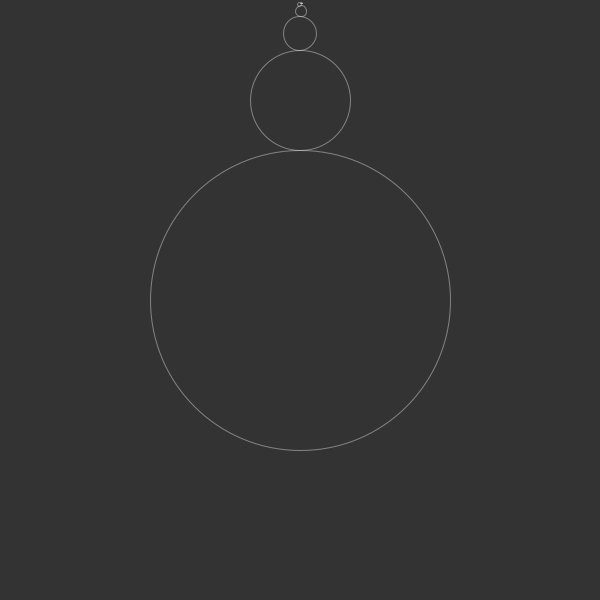
Frame 1 (no input)
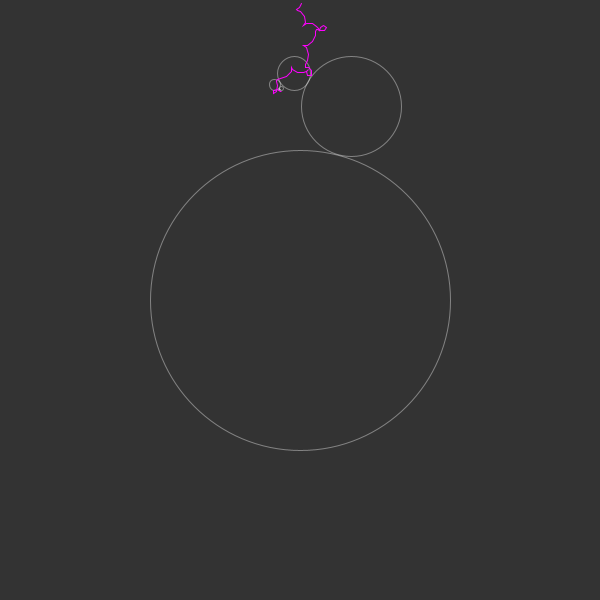
Frame 60 (the mouse pressed at the canvas centre just before this capture)
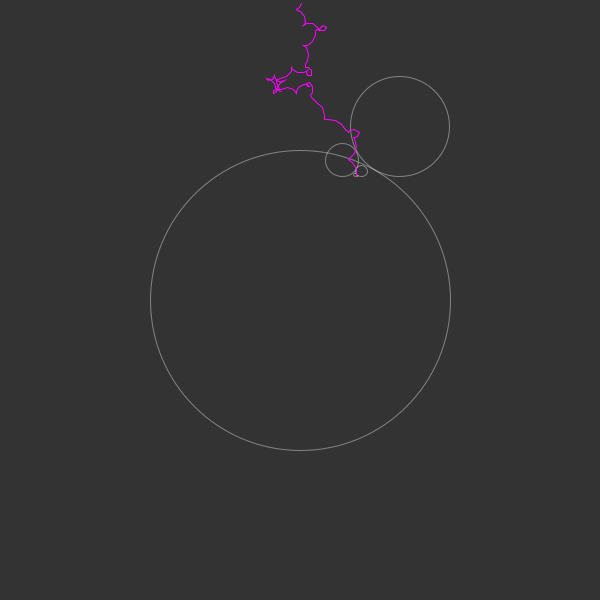
Frame 120 (the mouse held since frame 60 and released just before this capture)

The Processing sketch that drew these frames (run headless with seeded random() and noise(); from frame 60 on, the mouse is pressed at the canvas centre):

// Processing sketch: fractal_spirograph
// ── fractal_spirograph.pde
float theta = -PI/2;
ArrayList<PVector> path;
Orbit orbit;
Orbit end;
int resolution = 4;

void setup() {
  size(600, 600);
  path = new ArrayList<PVector>();
  orbit = new Orbit(300, 300, 150, 0);
  
  Orbit next = orbit;
  for(int i = 0; i < 22; i++) {
    next = next.addChild();
  }
  end = next;
}

void draw() {
  background(51);

  Orbit current = orbit;
  while (current != null) {
    current.update();
    current.show();
    current = current.child;
  }
  
  //end = current;
  path.add(new PVector(end.x, end.y));
  
  beginShape();
  for (PVector pos : path) {
    stroke(255, 0, 255);
    vertex(pos.x, pos.y);
  }
  endShape();
}
// ── Orbit.pde
int k = -4;

class Orbit {
  float x;
  float y;
  float r;
  Orbit parent;
  Orbit child;
  float speed;
  float theta;
  int n;
  
  Orbit(float x_, float y_, float r_, int n_) {
    this(x_, y_, r_, n_, null);
  }
  
  Orbit(float x_, float y_, float r_, int n_, Orbit p) {
    x = x_;
    y = y_;
    r = r_;
    parent = p;
    child = null;
    theta = -PI / 2;
    n = n_;
    speed = (radians(pow(k, n - 1)) / resolution);
  }
  
  void update() {
    if (parent != null) {
      theta += speed;
      float rsum = r + parent.r;
      x = parent.x + rsum * cos(theta);
      y = parent.y + rsum * sin(theta);
    }
  }
  
  void show() {
    stroke(255, 100);
    strokeWeight(1);
    noFill();
    ellipse(x, y, r * 2, r * 2);
  }
  
  Orbit addChild() {
    float newradius = r * 0.333;
    float newx = x + r + newradius;
    float newy = y;
    child = new Orbit(newx, newy, newradius, n + 1, this);
    return child;
  }
}
